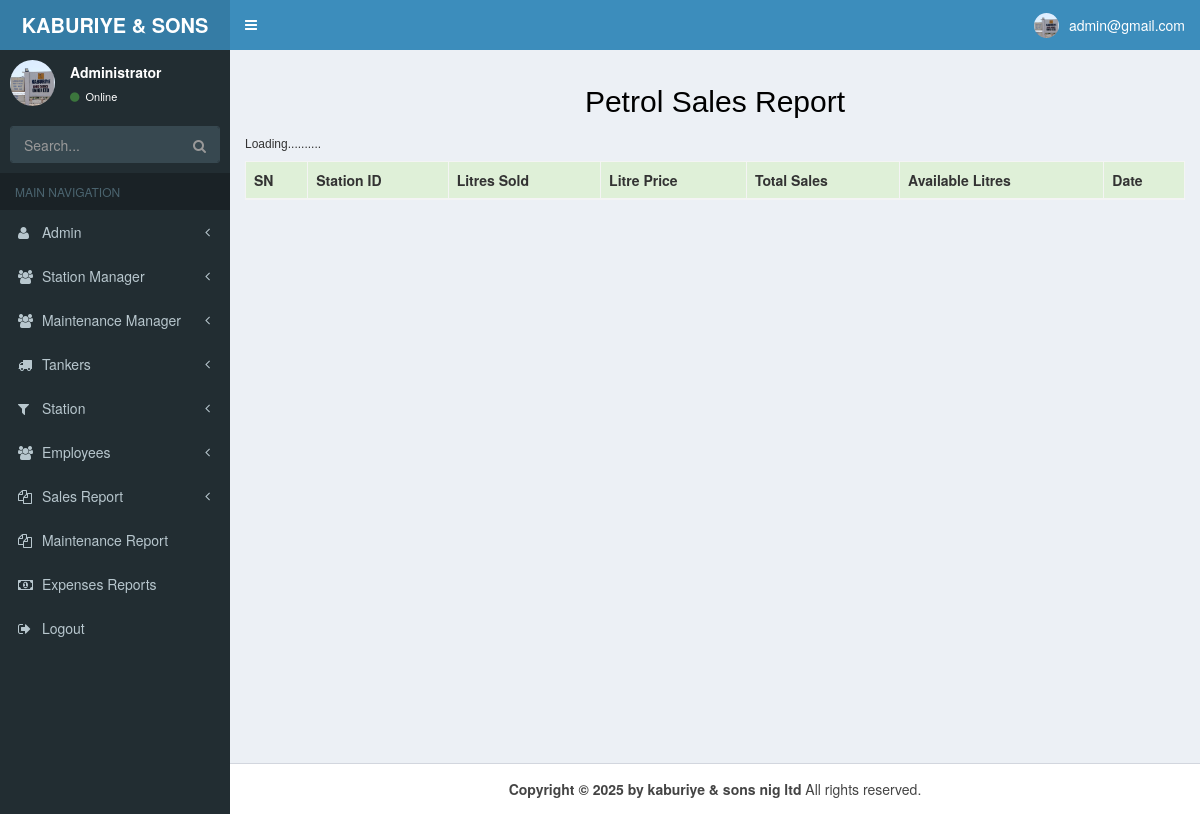
Before: /s_report.php (signed in) with the older database file.
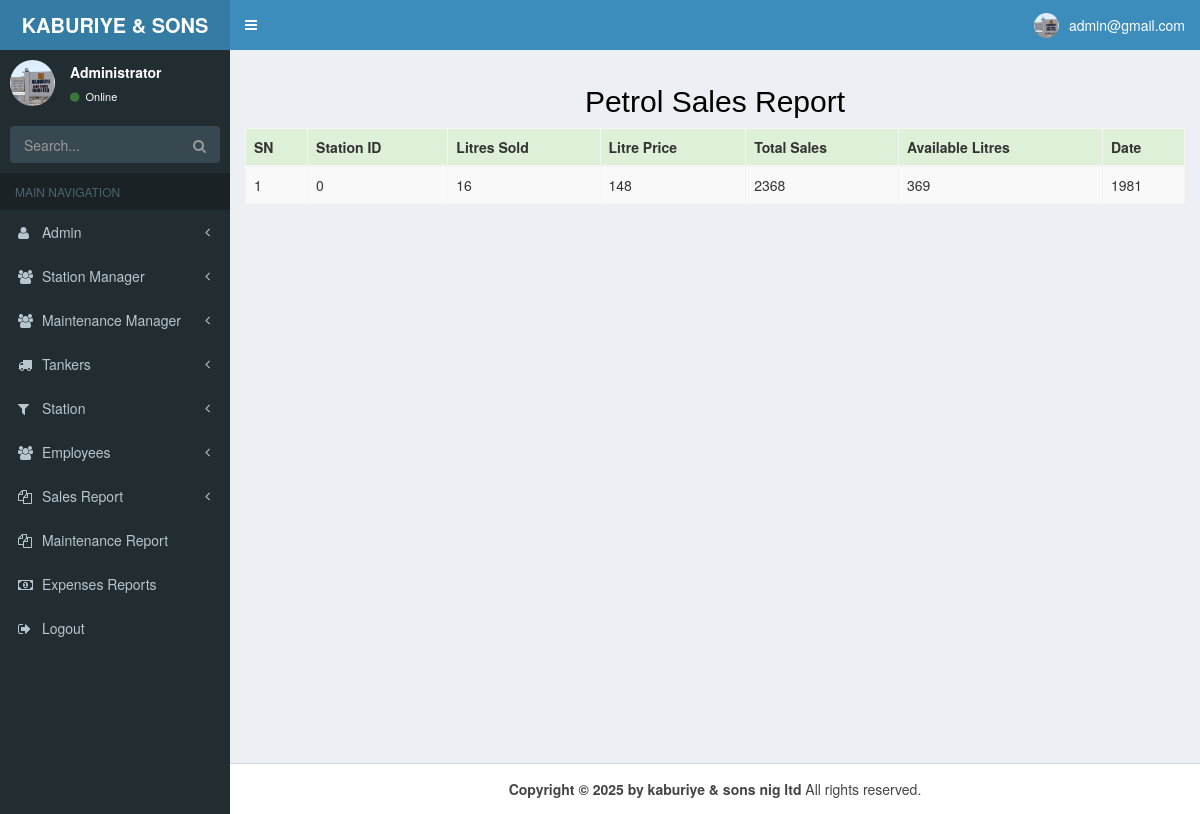
After: the same page with the newer database file.
### tables this page shows
CREATE TABLE `petrol_sales` (
  `SN` int(11) NOT NULL,
  `station_id` int(11) NOT NULL,
  `litre_sold` int(11) NOT NULL,
  `litre_price` int(11) NOT NULL,
  `total_sales` int(11) NOT NULL,
  `available_litre` int(11) NOT NULL,
  `date` int(11) NOT NULL
);

### s_report.php (the view, shortened to what the changed rows need)
<?php
require __DIR__ . "/config/database.php";
?>
<!DOCTYPE html>
<html>
<head>
  <link rel="stylesheet" href="css/bootstrap.min.css">
  <link rel="stylesheet" href="css/font-awesome.min.css">
  <link rel="stylesheet" href="css/ionicons.min.css">
  <link rel="stylesheet" href="css/AdminLTE.min.css">
  <link rel="stylesheet" href="css/_all-skins.min.css">
</head>
<body class="hold-transition skin-blue sidebar-mini">
  <div class="wrapper">
    <div class="conainer-fluid">
      <div class="content-wrapper">
        <section class="content">
          <h2 align="center" style="color:black;"> Petrol Sales Report</h2>
          <div style="position: relative; height: 620px; overflow: auto; display: block;">
            <table class="table table-bordered table-striped mb-0">
              <thead>
                <tr class="success">
                  <th> SN</th>
                  <th> Station ID</th>
                  <th> Litres Sold</th>
                  <th>Litre Price</th>
                  <th>Total Sales</th>
                  <th> Available Litres</th>
                  <th>Date</th>
                </tr>
              </thead>
              <?php
              $getRecords_string = "SELECT * from petrol_sales order by SN";
              $getRecord = mysqli_query($conn, $getRecords_string);
              $num_of_record = mysqli_num_rows($getRecord);
              if ($num_of_record > 0) {
                while ($record = mysqli_fetch_array($getRecord)) {
                  echo '<tr>';
                  echo "<td class=''>$record[SN]</td>";
                  echo "<td class=''>$record[station_id]</td>";
                  echo "<td class=''>$record[litre_sold]</td>";
                  echo "<td class=''>$record[litre_price]</td>";
                  echo "<td class=''>$record[total_sales]</td>";
                  echo "<td class=''>$record[available_litre]</td>";
                  echo "<td class=''>$record[date]</td>";
                  echo '</tr>';
                }
              } else {
                echo "<h6>Loading..........</h6>";
              }
              ?>
            </table>
          </div>
        </section>
      </div>
    </div>
  </div>
</body>
</html>

Changed rows visible on the page:
added petrol_sales: SN "1", station "0", litre_sold "16", litre_price "148", total_sales "2368", available_litre "369", date "1981"
Other visible differences:
text no longer shown: "Loading.........."
